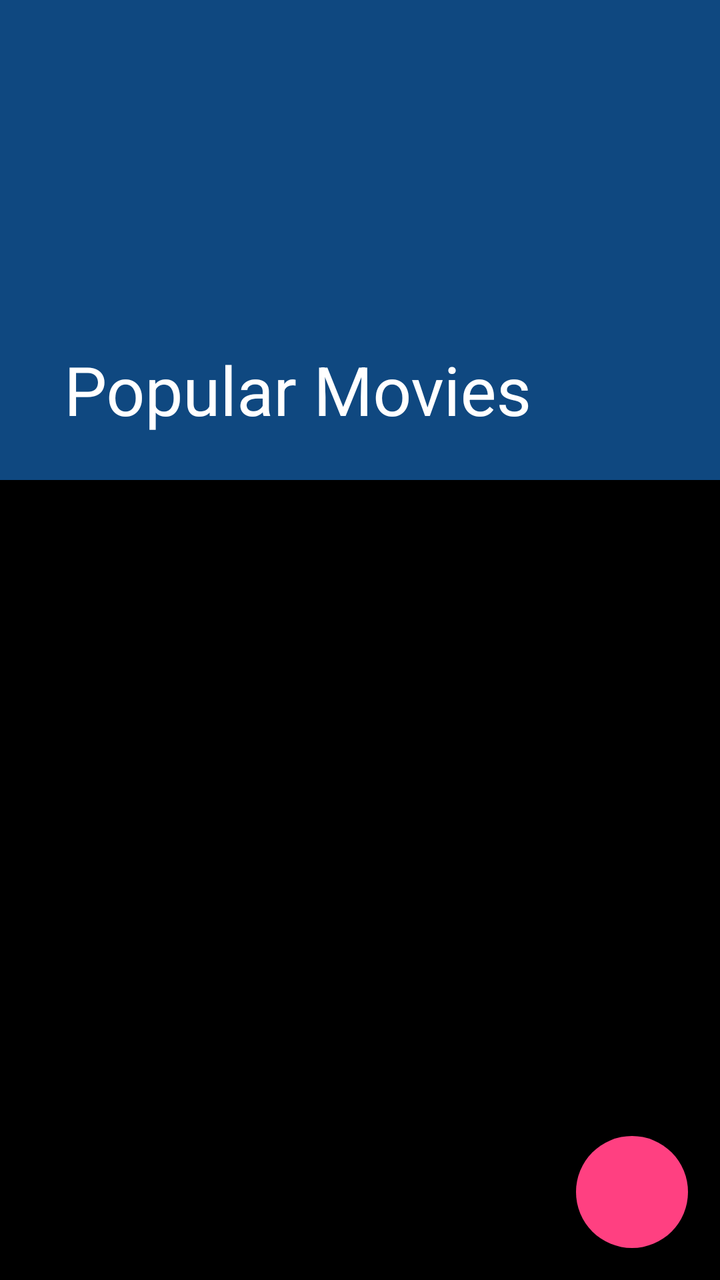
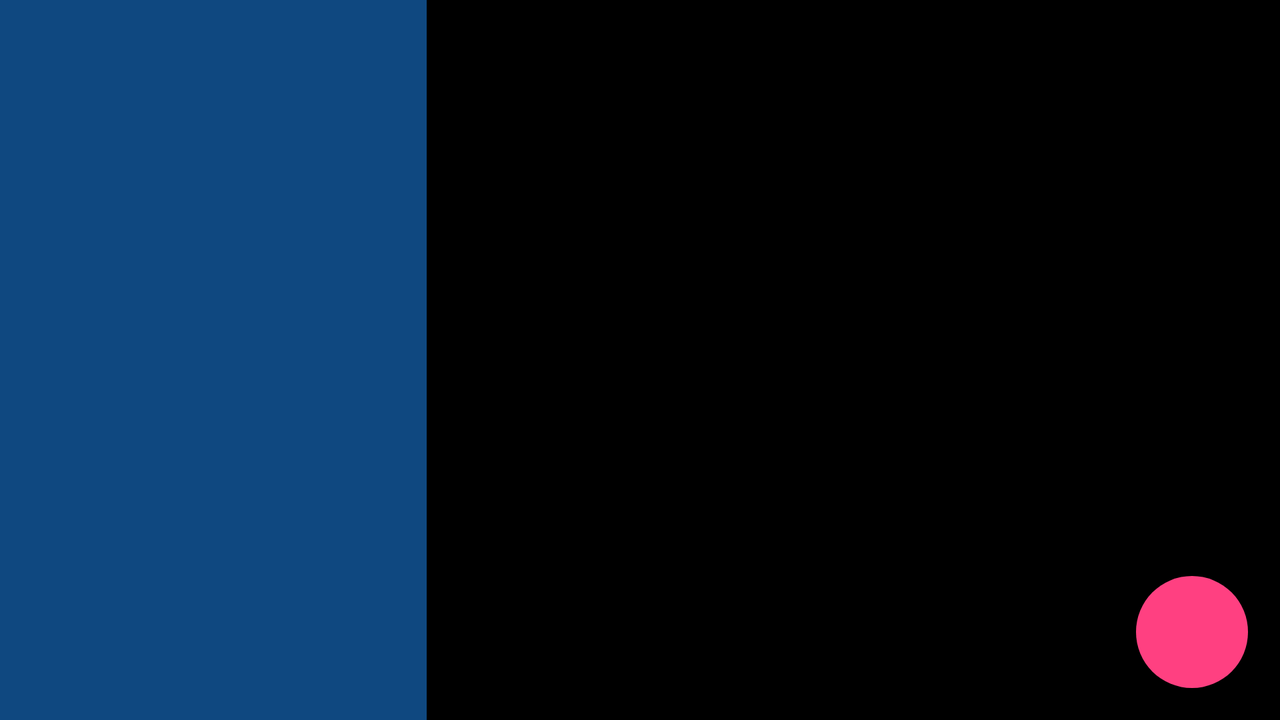

Two renders of one Android screen. The first uses the default layout on a phone; the second uses the alternative layout the repository ships for a different screen configuration, on a matching device. The two XML files are below.
<!-- AndroidManifest.xml: activity theme AppTheme.Details -->
<!-- res/layout/activity_movie_detail.xml -->
<?xml version="1.0" encoding="utf-8"?>
<android.support.design.widget.CoordinatorLayout xmlns:android="http://schemas.android.com/apk/res/android"
    xmlns:app="http://schemas.android.com/apk/res-auto"
    xmlns:tools="http://schemas.android.com/tools"
    android:id="@+id/coordinator_layout"
    android:layout_width="match_parent"
    android:layout_height="match_parent"
    android:background="@android:color/black"
    android:fitsSystemWindows="true"
    tools:context="com.julius.popularmovies.movies.MovieDetailActivity">

    <android.support.design.widget.AppBarLayout
        android:id="@+id/appBarLayout"
        android:layout_width="match_parent"
        android:layout_height="wrap_content"
        android:fitsSystemWindows="true">

        <android.support.design.widget.CollapsingToolbarLayout
            android:id="@+id/collapsing_toolbar"
            android:layout_width="match_parent"
            android:layout_height="wrap_content"
            app:collapsedTitleTextAppearance="@style/Toolbar.TitleText"
            app:contentScrim="@color/colorPrimary"
            app:layout_scrollFlags="scroll|exitUntilCollapsed|snap"
            app:title="@string/app_name"
            app:titleEnabled="true">

            <ImageView
                android:id="@+id/movie_image"
                android:layout_width="match_parent"
                android:layout_height="240dp"
                android:adjustViewBounds="true"
                android:contentDescription="@string/movie_poster_description"
                android:fitsSystemWindows="true"
                android:scaleType="centerCrop"
                android:src="@drawable/placeholder_image"
                app:layout_collapseMode="parallax" />

            <View
                android:id="@+id/shade"
                android:layout_width="match_parent"
                android:layout_height="match_parent"
                android:background="@drawable/dark_transparent_background" />

            <RelativeLayout
                android:id="@+id/header_container"
                android:layout_width="match_parent"
                android:layout_height="match_parent"
                android:layout_marginTop="?actionBarSize"
                android:gravity="bottom"
                android:paddingEnd="@dimen/activity_horizontal_margin"
                android:paddingLeft="@dimen/activity_horizontal_margin"
                android:paddingRight="@dimen/activity_horizontal_margin"
                android:paddingStart="@dimen/activity_horizontal_margin"
                android:visibility="invisible">

                <TextView
                    android:id="@+id/title_text"
                    android:layout_width="wrap_content"
                    android:layout_height="wrap_content"
                    android:layout_marginBottom="@dimen/text_margin"
                    android:textColor="@android:color/white"
                    android:textSize="@dimen/movie_title_text_size"
                    android:textStyle="bold" />

                <TextView
                    android:id="@+id/release_date_text"
                    android:layout_width="wrap_content"
                    android:layout_height="wrap_content"
                    android:layout_alignBottom="@+id/over_text"
                    android:layout_alignParentLeft="true"
                    android:layout_alignParentStart="true"
                    android:layout_gravity="bottom"
                    android:background="@color/colorAccent"
                    android:paddingBottom="4dp"
                    android:paddingEnd="@dimen/text_margin"
                    android:paddingLeft="@dimen/text_margin"
                    android:paddingRight="@dimen/text_margin"
                    android:paddingStart="@dimen/text_margin"
                    android:paddingTop="4dp"
                    android:textColor="@android:color/white"
                    android:textSize="@dimen/description_text_size"
                    android:textStyle="bold" />

                <TextView
                    android:id="@+id/average_rating_text"
                    android:layout_width="wrap_content"
                    android:layout_height="wrap_content"
                    android:layout_below="@id/title_text"
                    android:layout_gravity="bottom"
                    android:layout_marginBottom="8dp"
                    android:layout_toLeftOf="@+id/over_text"
                    android:layout_toStartOf="@+id/over_text"
                    android:textColor="@color/colorAccent"
                    android:textSize="@dimen/average_rating_text_size"
                    android:textStyle="bold" />

                <TextView
                    android:id="@+id/over_text"
                    android:layout_width="wrap_content"
                    android:layout_height="wrap_content"
                    android:layout_alignBaseline="@+id/average_rating_text"
                    android:layout_alignBottom="@+id/average_rating_text"
                    android:layout_alignParentEnd="true"
                    android:layout_alignParentRight="true"
                    android:gravity="bottom"
                    android:text="@string/rating_total"
                    android:textColor="@android:color/darker_gray"
                    android:textSize="@dimen/title_text_size"
                    android:textStyle="bold" />

            </RelativeLayout>

            <android.support.v7.widget.Toolbar
                android:id="@+id/toolbar"
                android:layout_width="match_parent"
                android:layout_height="wrap_content"
                android:layout_gravity="top"
                android:background="@android:color/transparent"
                android:gravity="top"
                android:minHeight="?actionBarSize"
                android:theme="@style/ThemeOverlay.AppCompat.Dark"
                app:layout_collapseMode="pin">

            </android.support.v7.widget.Toolbar>

        </android.support.design.widget.CollapsingToolbarLayout>

    </android.support.design.widget.AppBarLayout>

    <android.support.v7.widget.RecyclerView
        android:id="@+id/recycler_view"
        android:layout_width="match_parent"
        android:layout_height="wrap_content"
        app:layout_behavior="@string/appbar_scrolling_view_behavior" />

    <android.support.design.widget.FloatingActionButton
        android:id="@+id/favourite_button"
        android:layout_width="wrap_content"
        android:layout_height="wrap_content"
        android:layout_gravity="bottom|end"
        android:layout_margin="@dimen/activity_horizontal_margin"
        android:src="@drawable/ic_favorite_border"
        app:borderWidth="0dp"
        app:fabSize="normal"
        app:layout_anchorGravity="bottom|end" />

</android.support.design.widget.CoordinatorLayout>
<!-- resources referenced by this layout -->
<resources>
  <color name="colorAccent">#FF4081</color>
  <color name="colorPrimary">#1976d2</color>
  <dimen name="activity_horizontal_margin">16dp</dimen>
  <dimen name="average_rating_text_size">40sp</dimen>
  <dimen name="description_text_size">16sp</dimen>
  <dimen name="movie_title_text_size">24sp</dimen>
  <dimen name="text_margin">8dp</dimen>
  <dimen name="title_text_size">18sp</dimen>
  <!-- drawable dark_transparent_background (drawable) -->
  <?xml version="1.0" encoding="utf-8"?>
  <shape xmlns:android="http://schemas.android.com/apk/res/android"
      android:shape="rectangle">
      <solid android:color="#64000000" />
  </shape>
  <string name="app_name">Popular Movies</string>
  <string name="movie_poster_description">Movie Poster</string>
  <string name="rating_total">/10</string>
  <style name="Toolbar.TitleText" parent="TextAppearance.AppCompat.Widget.ActionBar.Title">
          <item name="android:textColor">@android:color/white</item>
          <item name="android:textSize">@dimen/toolbar_title_size</item>
      </style>
  <style name="AppTheme.Details" parent="AppTheme">
          <item name="android:windowIsTranslucent">true</item>
      </style>
  <dimen name="toolbar_title_size">18sp</dimen>
  <style name="AppTheme" parent="Theme.AppCompat.NoActionBar">
          
          <item name="colorPrimary">@color/colorPrimary</item>
          <item name="colorPrimaryDark">@color/colorPrimaryDark</item>
          <item name="colorAccent">@color/colorAccent</item>
      </style>
  <color name="colorPrimaryDark">#1565c0</color>
</resources>
<!-- res/layout-land/activity_movie_detail.xml (the repository's variant of the layout above) -->
<!-- drawn on the phone turned sideways -->
<?xml version="1.0" encoding="utf-8"?>
<android.support.design.widget.CoordinatorLayout xmlns:android="http://schemas.android.com/apk/res/android"
    xmlns:app="http://schemas.android.com/apk/res-auto"
    xmlns:tools="http://schemas.android.com/tools"
    android:layout_width="match_parent"
    android:layout_height="match_parent"
    android:background="@android:color/black"
    tools:context="com.julius.popularmovies.movies.MovieDetailActivity">

    <LinearLayout
        android:layout_width="match_parent"
        android:layout_height="match_parent"
        android:baselineAligned="false"
        android:orientation="horizontal"
        android:weightSum="3">

        <android.support.design.widget.AppBarLayout
            android:id="@+id/appBarLayout"
            android:layout_width="0dp"
            android:layout_height="match_parent"
            android:layout_weight="1">

            <android.support.design.widget.CollapsingToolbarLayout
                android:id="@+id/collapsing_toolbar"
                android:layout_width="match_parent"
                android:layout_height="match_parent"
                app:contentScrim="@color/colorPrimary"
                app:layout_scrollFlags="exitUntilCollapsed|snap"
                app:titleEnabled="false">

                <ImageView
                    android:id="@+id/movie_image"
                    android:layout_width="match_parent"
                    android:layout_height="match_parent"
                    android:adjustViewBounds="true"
                    android:contentDescription="@string/movie_poster_description"
                    android:scaleType="centerCrop"
                    android:src="@drawable/placeholder_image"
                    app:layout_collapseMode="parallax" />

                <View
                    android:id="@+id/shade"
                    android:layout_width="match_parent"
                    android:layout_height="match_parent"
                    android:background="@drawable/dark_transparent_background" />

                <RelativeLayout
                    android:id="@+id/header_container"
                    android:layout_width="match_parent"
                    android:layout_height="match_parent"
                    android:layout_marginTop="?actionBarSize"
                    android:gravity="bottom"
                    android:paddingEnd="@dimen/activity_horizontal_margin"
                    android:paddingLeft="@dimen/activity_horizontal_margin"
                    android:paddingRight="@dimen/activity_horizontal_margin"
                    android:paddingStart="@dimen/activity_horizontal_margin"
                    android:visibility="invisible">

                    <TextView
                        android:id="@+id/title_text"
                        android:layout_width="wrap_content"
                        android:layout_height="wrap_content"
                        android:layout_marginBottom="@dimen/text_margin"
                        android:textColor="@android:color/white"
                        android:textSize="@dimen/movie_title_text_size"
                        android:textStyle="bold" />

                    <TextView
                        android:id="@+id/release_date_text"
                        android:layout_width="wrap_content"
                        android:layout_height="wrap_content"
                        android:layout_alignBottom="@+id/over_text"
                        android:layout_alignParentLeft="true"
                        android:layout_alignParentStart="true"
                        android:layout_gravity="bottom"
                        android:background="@color/colorAccent"
                        android:paddingBottom="4dp"
                        android:paddingEnd="@dimen/text_margin"
                        android:paddingLeft="@dimen/text_margin"
                        android:paddingRight="@dimen/text_margin"
                        android:paddingStart="@dimen/text_margin"
                        android:paddingTop="4dp"
                        android:textColor="@android:color/white"
                        android:textSize="@dimen/description_text_size"
                        android:textStyle="bold" />

                    <TextView
                        android:id="@+id/average_rating_text"
                        android:layout_width="wrap_content"
                        android:layout_height="wrap_content"
                        android:layout_below="@id/title_text"
                        android:layout_gravity="bottom"
                        android:layout_marginBottom="8dp"
                        android:layout_toLeftOf="@+id/over_text"
                        android:layout_toStartOf="@+id/over_text"
                        android:textColor="@color/colorAccent"
                        android:textSize="@dimen/movie_title_text_size"
                        android:textStyle="bold" />

                    <TextView
                        android:id="@+id/over_text"
                        android:layout_width="wrap_content"
                        android:layout_height="wrap_content"
                        android:layout_alignBaseline="@+id/average_rating_text"
                        android:layout_alignBottom="@+id/average_rating_text"
                        android:layout_alignParentEnd="true"
                        android:layout_alignParentRight="true"
                        android:gravity="bottom"
                        android:text="@string/rating_total"
                        android:textColor="@android:color/darker_gray"
                        android:textSize="@dimen/title_text_size"
                        android:textStyle="bold" />

                </RelativeLayout>

                <android.support.v7.widget.Toolbar
                    android:id="@+id/toolbar"
                    android:layout_width="match_parent"
                    android:layout_height="wrap_content"
                    android:background="@android:color/transparent"
                    android:minHeight="?actionBarSize"
                    android:theme="@style/ThemeOverlay.AppCompat.Dark"
                    app:layout_collapseMode="pin">

                </android.support.v7.widget.Toolbar>

            </android.support.design.widget.CollapsingToolbarLayout>

        </android.support.design.widget.AppBarLayout>

        <FrameLayout
            android:layout_width="0dp"
            android:layout_height="match_parent"
            android:layout_weight="2">

            <android.support.v7.widget.RecyclerView
                android:id="@+id/recycler_view"
                android:layout_width="match_parent"
            android:layout_height="wrap_content"
                app:layout_behavior="@string/appbar_scrolling_view_behavior" />


            <android.support.design.widget.FloatingActionButton
                android:id="@+id/favourite_button"
                android:layout_width="wrap_content"
                android:layout_height="wrap_content"
                android:layout_gravity="bottom|end"
                android:layout_margin="@dimen/activity_horizontal_margin"
                android:src="@drawable/ic_favorite_border"
                app:borderWidth="0dp"
                app:fabSize="normal"
                app:layout_anchorGravity="bottom|end" />

        </FrameLayout>

    </LinearLayout>

</android.support.design.widget.CoordinatorLayout>
<!-- resources referenced by the variant -->
<!-- as the phone turned sideways resolves them -->
<resources>
  <color name="colorAccent">#FF4081</color>
  <color name="colorPrimary">#1976d2</color>
  <dimen name="activity_horizontal_margin">16dp</dimen>
  <dimen name="description_text_size">16sp</dimen>
  <dimen name="movie_title_text_size">24sp</dimen>
  <dimen name="text_margin">8dp</dimen>
  <dimen name="title_text_size">18sp</dimen>
  <!-- drawable dark_transparent_background (drawable) -->
  <?xml version="1.0" encoding="utf-8"?>
  <shape xmlns:android="http://schemas.android.com/apk/res/android"
      android:shape="rectangle">
      <solid android:color="#64000000" />
  </shape>
  <string name="movie_poster_description">Movie Poster</string>
  <string name="rating_total">/10</string>
  <style name="AppTheme.Details" parent="AppTheme">
          <item name="android:windowIsTranslucent">true</item>
      </style>
  <style name="AppTheme" parent="Theme.AppCompat.NoActionBar">
          
          <item name="colorPrimary">@color/colorPrimary</item>
          <item name="colorPrimaryDark">@color/colorPrimaryDark</item>
          <item name="colorAccent">@color/colorAccent</item>
      </style>
  <color name="colorPrimaryDark">#1565c0</color>
</resources>
